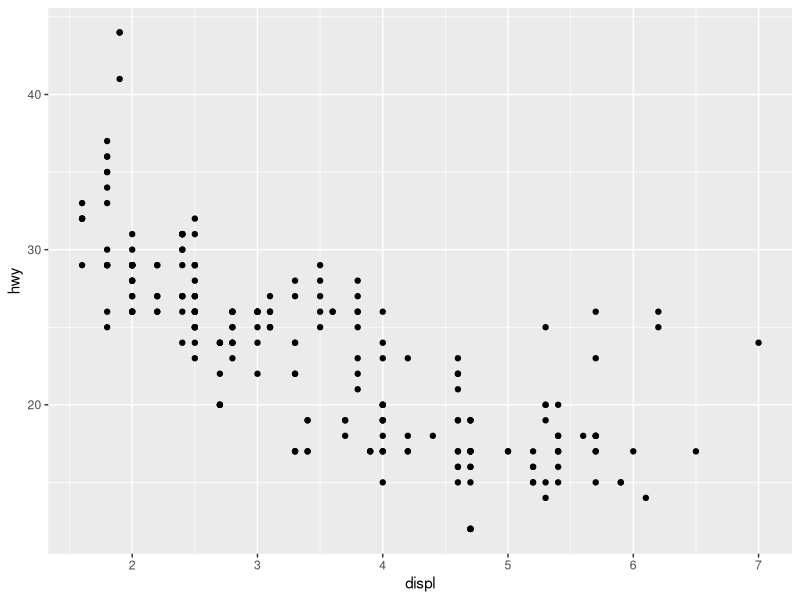
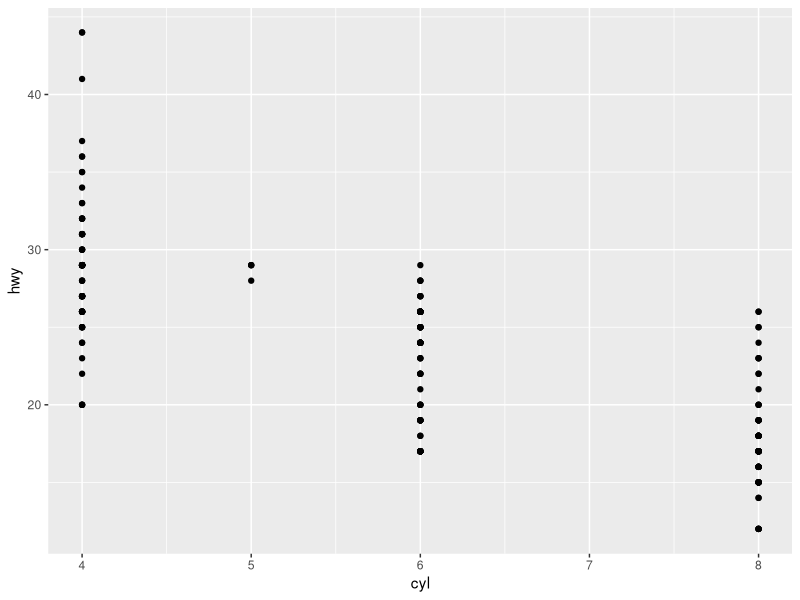
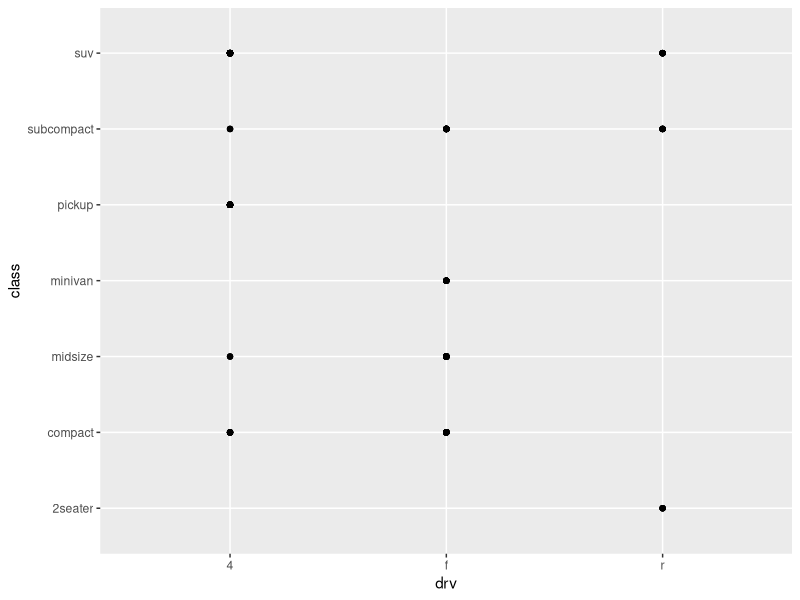
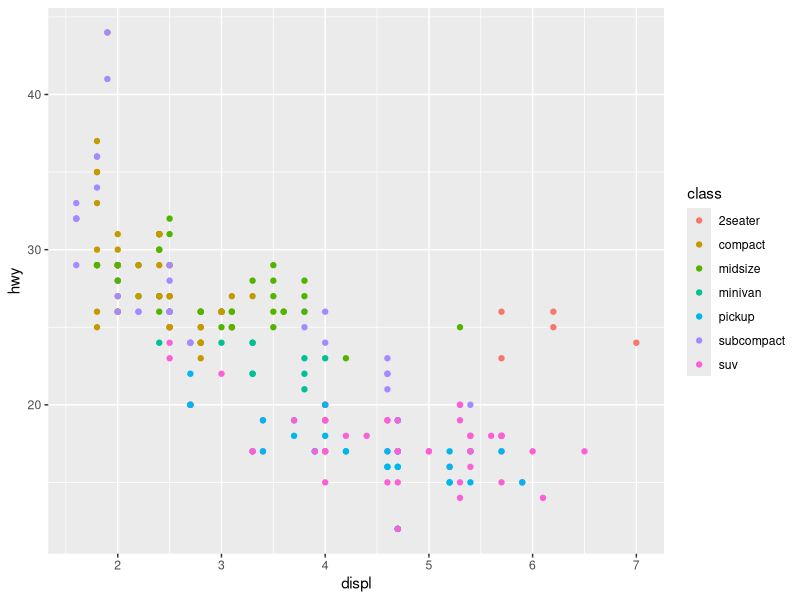
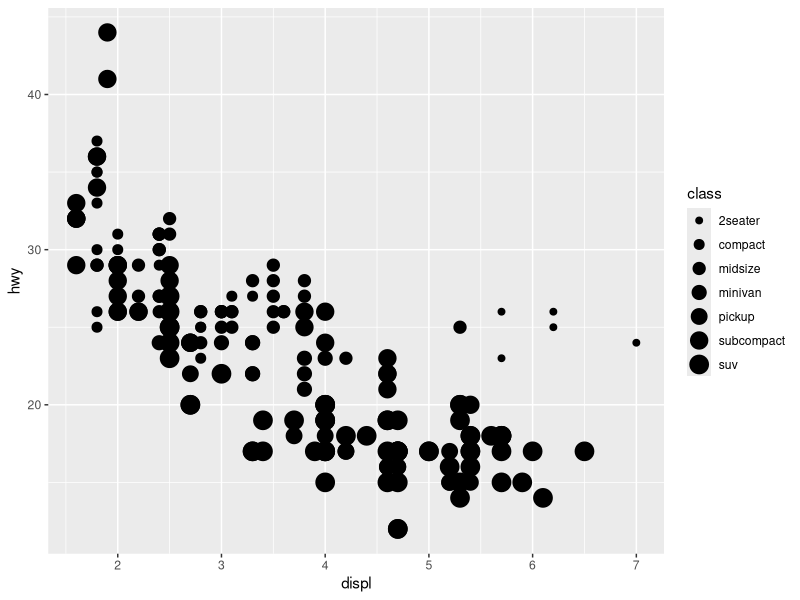
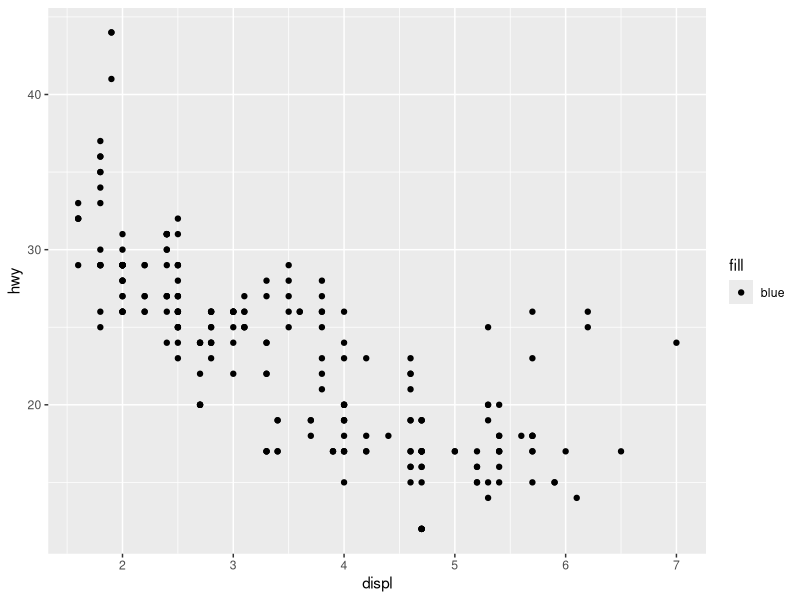
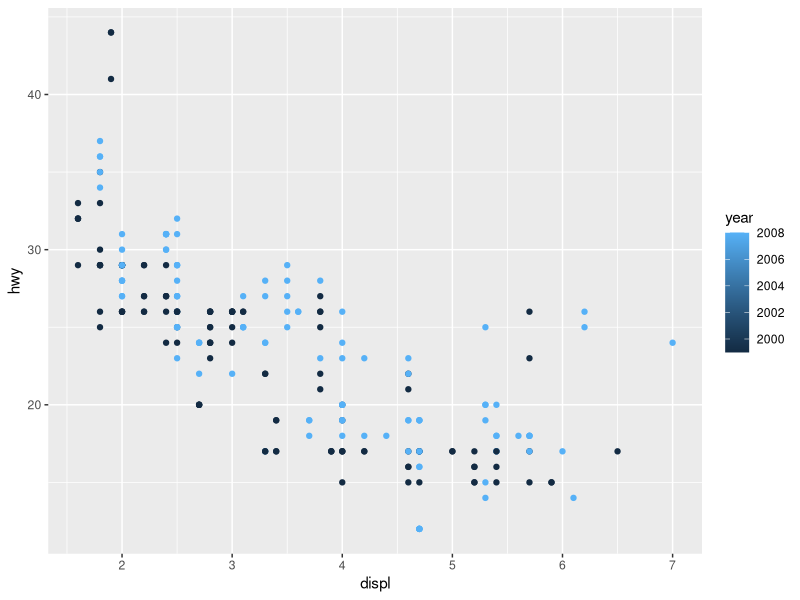
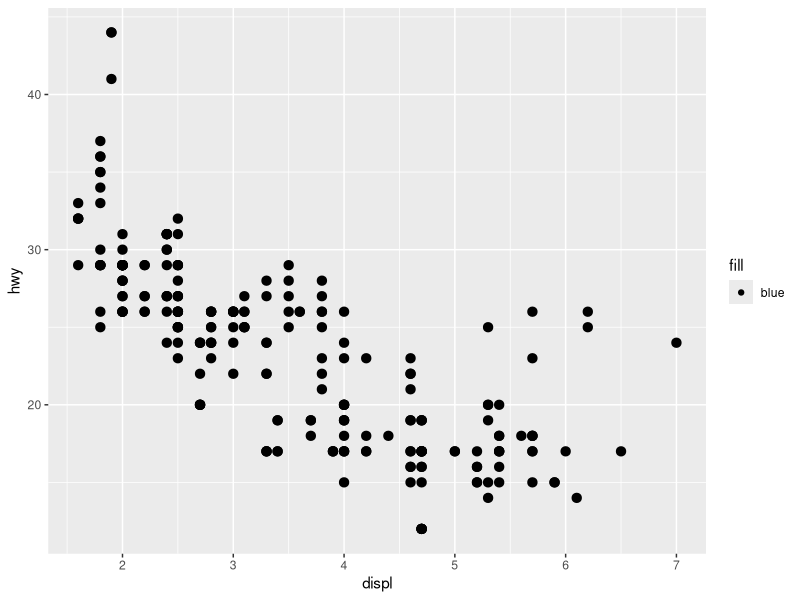

These charts were generated, in order, by the following R code: (Note: this script raises an error after producing the figures.)
#load library
library(tidyverse)

#example plot
ggplot(data = mpg) + 
  geom_point(mapping = aes(x = displ, y = hwy))

#exercise question 3.2.4.1
## running ggplot(data = mpg) does not produce any results due to lack of mapping

#exercise question 3.2.4.2
mpg
#mpg has 234 rows and 11 columns

#exercise question 3.2.4.3
##drv describes the type of drive train the vehicle has

#exercise question 3.2.4.4
ggplot(data = mpg) + 
  geom_point(mapping = aes(cyl, hwy))

#exercise question 3.2.4.5
ggplot(data = mpg) + 
  geom_point(mapping = aes(drv, class))
#plot is not useful as it is a mesure of two categoricals and does not provide any insight

#example plot with color groupings
ggplot(data = mpg) + 
  geom_point(mapping = aes(x = displ, y = hwy, color = class))

#example plot with size groupings
ggplot(data = mpg) + 
  geom_point(mapping = aes(x = displ, y = hwy, size = class))

#practice question 3.3.1.1
ggplot(data = mpg) + 
  geom_point(mapping = aes(x = displ, y = hwy, fill = "blue"))
#corrected - color alters border color while fill alters point fill color

#practice question 3.3.2.2


#practice question 3.3.1.3
ggplot(data = mpg) + 
  geom_point(mapping = aes(x = displ, y = hwy, color = year))
#continuous variables will show as sloping trends while categorical will show as grouped

#practice question 3.3.1.4

#practice question 3.3.1.5
ggplot(data = mpg) + 
  geom_point(mapping = aes(x = displ, y = hwy, fill = "blue", stroke = 1.5))
#stroke alters the thinkness of the shape border

#practice question 3.3.1.6
ggplot(data = mpg) + 
  geom_point(mapping = aes(x = displ, y = hwy, color = displ < 5))
#the above plot adds a logical expression to the color aesthetic to color a point based on a "True" or "False" result

#practice question 3.5.1


#practice question 3.5.2
ggplot(data = mpg) +
  geom_point(mapping = aes(x = drv, y = cyl)) +
  facet_grid(drv ~ cyl)

#practice question 3.5.3
ggplot(data = mpg) +
  geom_point(mapping = aes(x = displ, y = hwy)) +
  facet_grid(drv ~ .)

ggplot(data = mpg) +
  geom_point(mapping = aes(x = displ, y = hwy)) +
  facet_grid(. ~ cyl)
#in this instance '.' acts as command to segment each facet by the variable identified

#practice 3.5.4
ggplot(data = mpg) + 
  geom_point(mapping = aes(x = displ, y = hwy)) + 
  facet_wrap(~ class, nrow = 2)
#the advantage to faceting is the reduction of clutter and clear views of the individual variable measurements.
#the disadvantage would be if you are trying to facet by a variable that has many unique values. Too many graphs would not be helpful.

#practice 3.5.5
?facet_wrap
#nrow and ncol indicates the desired number of rows and columns to display the facets by.
#
?facet_grid
#

#practice 3.5.6


#practice 3.6.1
#geom_line()
#geom_boxplot()
#geom_histogram()

#practice 3.6.2
ggplot(data = mpg, mapping = aes(x = displ, y = hwy, color = drv)) + 
  geom_point() + 
  geom_smooth(se = FALSE)

#practice 3.6.3
#show.legend = FALSE will remove the key from the graph.

#practice 3.6.4
#the 'se' argument displays the confidence level around the line.

#practice 3.6.5
#The graphs will look the same. Graph #2 just uses more code.

#practice 3.6.6
#Graph 1
ggplot(data = mpg, aes(x = displ, y = hwy)) +
  geom_point(stroke = 3) +
  geom_smooth(se = FALSE)

#Graph 2 - needs correction
ggplot(data = mpg, aes(x = displ, y = hwy)) +
  geom_point(stroke = 3) +
  geom_smooth(se = FALSE, linetype = drv)

#Graph 3
ggplot(data = mpg, aes(x = displ, y = hwy, color = drv)) +
  geom_point(stroke = 3) +
  geom_smooth(se = FALSE)

#Graph 4
ggplot(data = mpg) +
  geom_point(mapping = aes(x = displ, y = hwy, stroke = 3, color = drv)) +
  geom_smooth(mapping = aes(x = displ, y = hwy), se = FALSE)

#Graph 5
ggplot(data = mpg) +
  geom_point(mapping = aes(x = displ, y = hwy, color = drv), stroke = 3) +
  geom_smooth(mapping = aes(x = displ, y = hwy, linetype = drv), se = FALSE)

#Graph 6
ggplot(data = mpg) +
  geom_point(aes(x = displ, y = hwy, color = drv), stroke = 3)

#Practice 3.7.1
#stat_summary() is similar to a boxplot. This could serve as a fair replacement.

#Practice 3.7.2
ggplot(data = mpg) +
  geom_col(aes(x = displ, y = hwy))
#geom_col() works with an x and y value, while geom_bar() works with a count of x value

#Practice 3.7.3

#Practice 3.7.4
#stat_smooth() computes predicted value and upper/lower confidence intervals aroun the mean

#Practice 3.7.5
ggplot(data = diamonds) + 
  geom_bar(mapping = aes(x = cut, y = after_stat(prop)))
ggplot(data = diamonds) + 
  geom_bar(mapping = aes(x = cut, fill = color, y = after_stat(prop)))

#Practice 3.8.1
ggplot(data = mpg, mapping = aes(x = cty, y = hwy)) + 
  geom_point(position = "jitter")
#The plot has an 'overplotting' issue. Setting the position to "jitter" allows a better visual for density of points.

#Practice 3.8.2


#Practice 3.8.3
ggplot(data = mpg, mapping = aes(x = cty, y = hwy)) + 
  geom_jitter()
#geom_jitter() allows for overlapping of points to show density, while geom_count sizes the points by density.

#Practice 3.8.4
#The default position for geom_boxplot() is "dodge2".
ggplot(data = mpg) + 
  geom_boxplot(mapping = aes(x = drv, y = hwy))

#Practice 3.9.1
ggplot(data = diamonds) + 
  geom_bar(mapping = aes(x = cut, fill = color, y = after_stat(prop))) +
  coord_polar()

#Practice 3.9.2
#labs() allows you to change the labels of the axis, legend, plot.

#Practice 3.9.3

#Practice 3.9.4
ggplot(data = mpg, mapping = aes(x = cty, y = hwy)) +
  geom_point() + 
  geom_abline() +
  coord_fixed()
